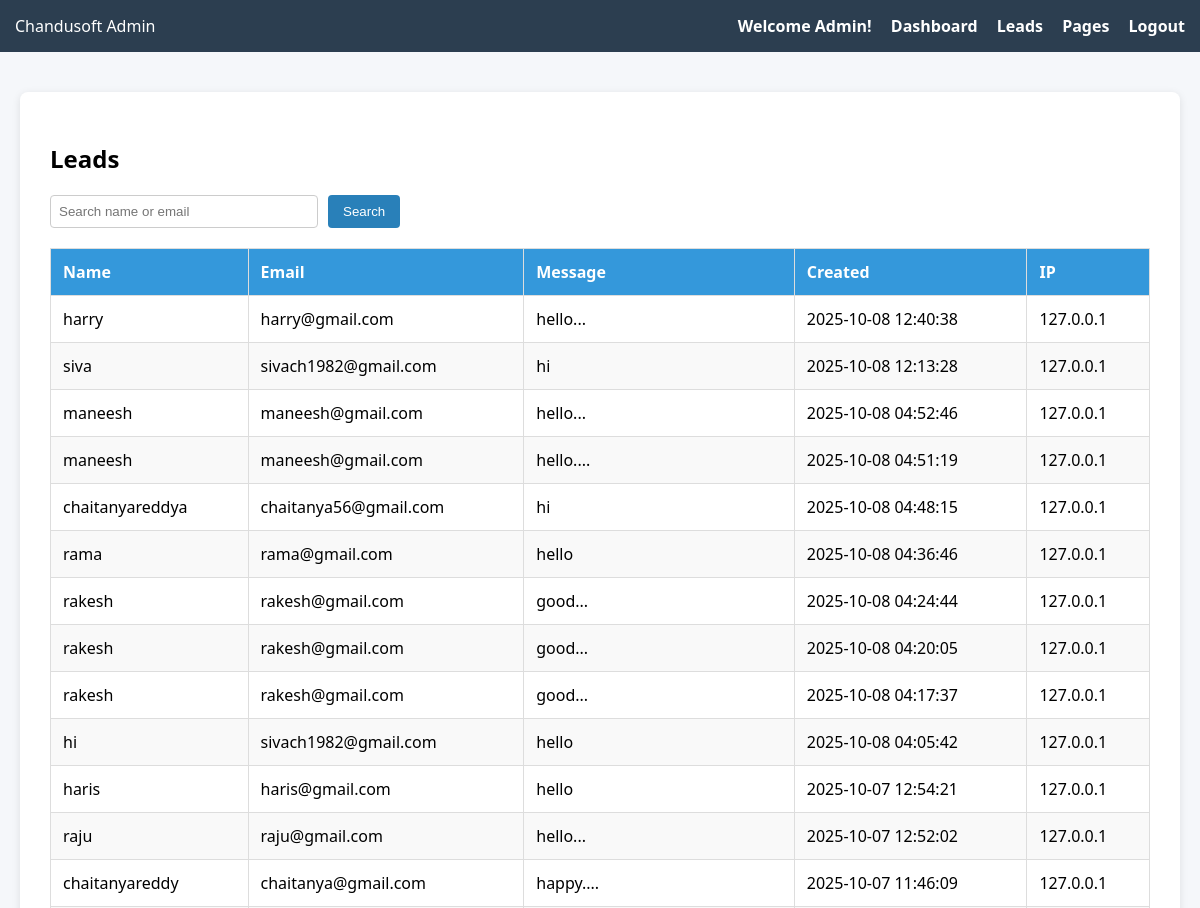
Page /admin-leads.php (signed in, upper part) on the earlier database version.
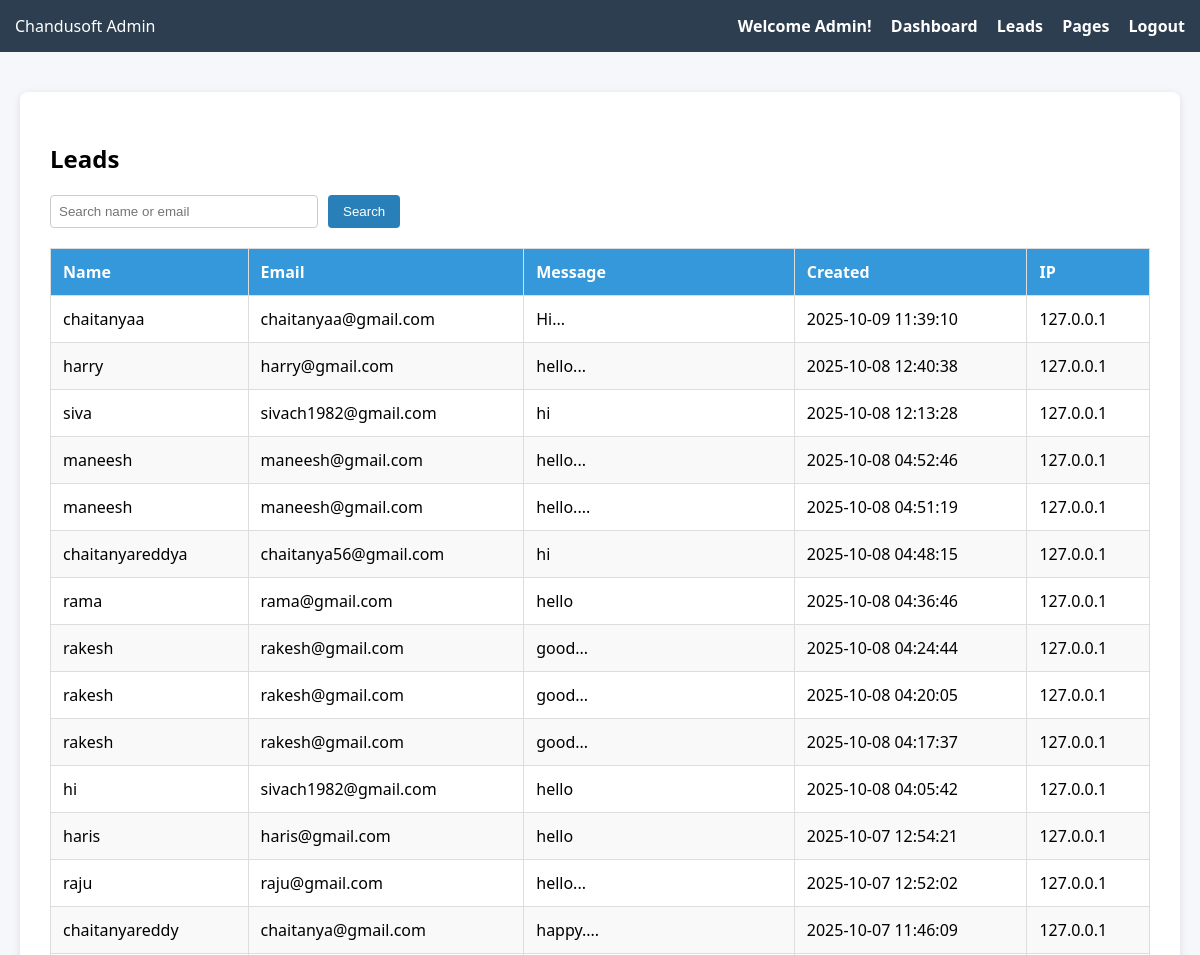
Same page on the later database version.
### tables this page shows
CREATE TABLE `leads` (
  `id` int NOT NULL AUTO_INCREMENT,
  `name` varchar(100) NOT NULL,
  `email` varchar(100) NOT NULL,
  `message` text NOT NULL,
  `created_at` timestamp NULL DEFAULT CURRENT_TIMESTAMP,
  `ip` varchar(45) DEFAULT NULL,
  PRIMARY KEY (`id`)
);

### admin-leads.php (the view, shortened to what this page needs)
<?php
require 'db.php';
$user = $_SESSION['user'];
$role = $user['role'];
$searchTerm = '';
$whereClause = '';
$sql = "SELECT name, email, message, created_at, ip FROM leads $whereClause ORDER BY id DESC";
$stmt = $pdo->query($sql);
$leads = $stmt->fetchAll(PDO::FETCH_ASSOC);
?>
<!DOCTYPE html>
<html>
<head>
</head>
<body>
<div class="navbar">
    <div class="logo">Chandusoft Admin</div>
    <div class="menu">
        <span class="welcome">Welcome <?= htmlspecialchars(ucfirst($role)) ?>!</span>
        <a href="dashboard.php">Dashboard</a>
        <a href="admin-leads.php">Leads</a>
        <a href="pages.php">Pages</a>
        <a href="logout.php">Logout</a>
    </div>
</div>
<div class="container">
    <h2>Leads</h2>
    <form method="get" class="search-form">
        <input type="text" name="search" value="<?= htmlspecialchars($searchTerm) ?>" placeholder="Search name or email" />
        <button type="submit">Search</button>
    </form>
    <table>
        <thead>
            <tr>
                <th>Name</th>
                <th>Email</th>
                <th>Message</th>
                <th>Created</th>
                <th>IP</th>
            </tr>
        </thead>
        <tbody>
            <?php if (!empty($leads)): ?>
                <?php foreach ($leads as $lead): ?>
                    <tr>
                        <td><?= htmlspecialchars($lead['name']) ?></td>
                        <td><?= htmlspecialchars($lead['email']) ?></td>
                        <td><?= htmlspecialchars($lead['message']) ?></td>
                        <td><?= htmlspecialchars($lead['created_at']) ?></td>
                        <td><?= htmlspecialchars($lead['ip'] ?? '') ?></td>
                    </tr>
                <?php endforeach; ?>
            <?php else: ?>
                <tr><td colspan="5">No leads found.</td></tr>
            <?php endif; ?>
        </tbody>
    </table>
</div>
</body>
</html>

Differences in the rows shown:
added leads: name "chaitanyaa", email "chaitanyaa@gmail.com", message "Hi...", created_at "2025-10-09 11:39:10", ip "127.0.0.1"
